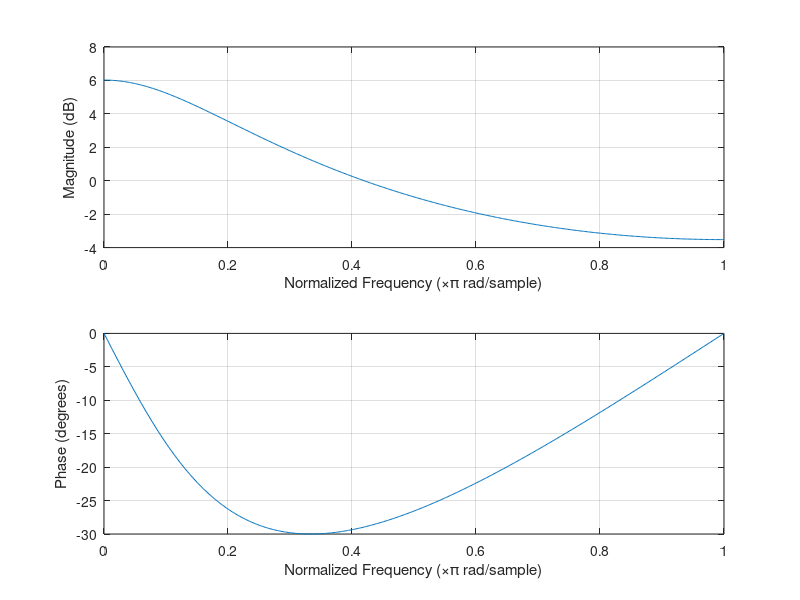
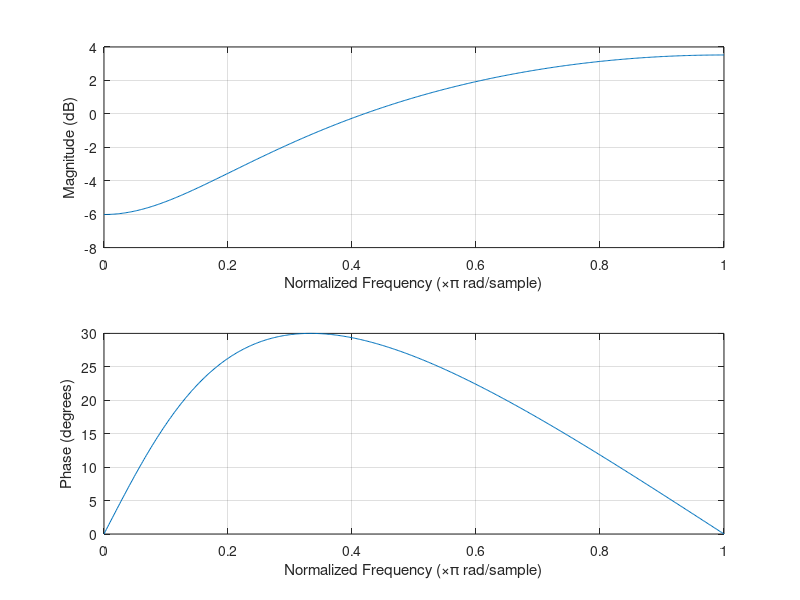
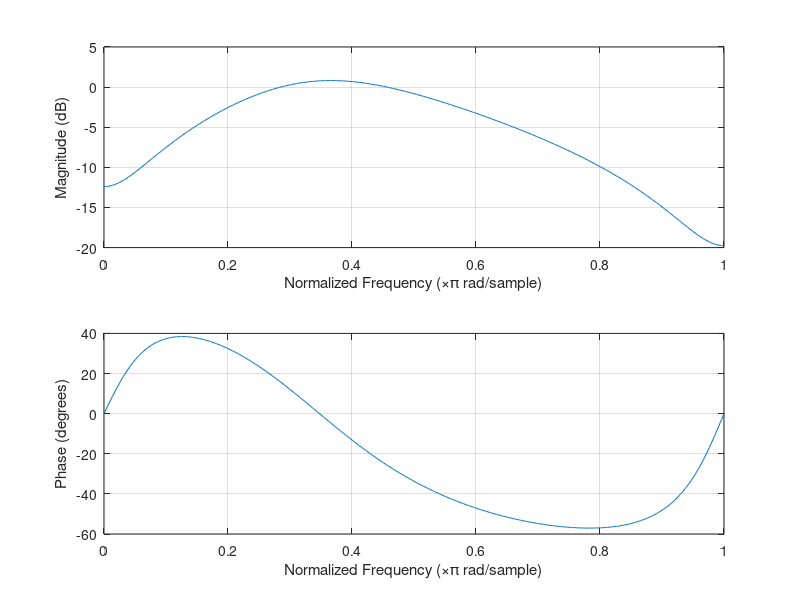

Recreate these plots in MATLAB, in order.
% a Şıkkı
Ba = [1]; 
Aa = [1, -0.5];

figure('Name', 'Filtre a: ');
freqz(Ba, Aa, 512); % 512 nokta kullanarak tepkiyi hesaplar ve otomatik çizdirir


% b Şıkkı: FIR
Bb = [1, -0.5]; 
Ab = [1];

figure('Name', 'Filtre b: ');
freqz(Bb, Ab, 512);


%c Şıkkı: ıır
Bc = [0.5, 0, -0.32]; 
Ac = [1, -0.5, 0.25];

figure('Name', 'Filtre c');
freqz(Bc, Ac, 512);
